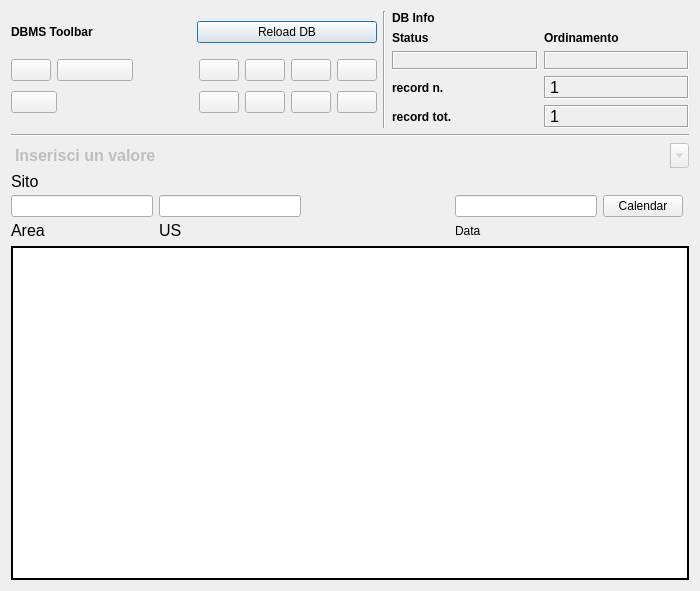
<?xml version="1.0" encoding="UTF-8"?>
<ui version="4.0">
 <class>Dialogiornalediscavo</class>
 <widget class="QDialog" name="Dialogiornalediscavo">
  <property name="geometry">
   <rect>
    <x>0</x>
    <y>0</y>
    <width>700</width>
    <height>591</height>
   </rect>
  </property>
  <property name="minimumSize">
   <size>
    <width>540</width>
    <height>400</height>
   </size>
  </property>
  <property name="windowTitle">
   <string>pyArchInit Gestione Scavi - Archeozoologia Quantificazioni</string>
  </property>
  <property name="windowIcon">
   <iconset resource="../../../../../../.qgis2/python/plugins/prova_con_scheda/modules/gui/resources.qrc">
    <normaloff>:/images/iconSite.png</normaloff>:/images/iconSite.png</iconset>
  </property>
  <layout class="QGridLayout" name="gridLayout_9">
   <item row="0" column="0">
    <layout class="QVBoxLayout" name="verticalLayout_3">
     <item>
      <layout class="QVBoxLayout" name="verticalLayout">
       <item>
        <layout class="QHBoxLayout" name="horizontalLayout">
         <item>
          <layout class="QGridLayout" name="gridLayout_2">
           <item row="0" column="0">
            <widget class="QLabel" name="label_29">
             <property name="font">
              <font>
               <weight>75</weight>
               <bold>true</bold>
              </font>
             </property>
             <property name="text">
              <string>DBMS Toolbar</string>
             </property>
            </widget>
           </item>
           <item row="0" column="1">
            <widget class="QPushButton" name="pushButton_connect">
             <property name="text">
              <string>Reload DB</string>
             </property>
            </widget>
           </item>
           <item row="1" column="0" colspan="2">
            <layout class="QGridLayout" name="gridLayout">
             <item row="0" column="0">
              <widget class="QPushButton" name="pushButton_first_rec">
               <property name="toolTip">
                <string>First rec</string>
               </property>
               <property name="text">
                <string/>
               </property>
               <property name="icon">
                <iconset resource="../../../../../../.qgis2/python/plugins/prova_con_scheda/modules/gui/resources.qrc">
                 <normaloff>:/images/5_leftArrows.png</normaloff>:/images/5_leftArrows.png</iconset>
               </property>
              </widget>
             </item>
             <item row="0" column="1" colspan="2">
              <widget class="QPushButton" name="pushButton_prev_rec">
               <property name="toolTip">
                <string>Prev rec</string>
               </property>
               <property name="text">
                <string/>
               </property>
               <property name="icon">
                <iconset resource="../../../../../../.qgis2/python/plugins/prova_con_scheda/modules/gui/resources.qrc">
                 <normaloff>:/images/4_leftArrow.png</normaloff>:/images/4_leftArrow.png</iconset>
               </property>
              </widget>
             </item>
             <item row="0" column="4">
              <widget class="QPushButton" name="pushButton_next_rec">
               <property name="toolTip">
                <string>Next rec</string>
               </property>
               <property name="text">
                <string/>
               </property>
               <property name="icon">
                <iconset resource="../../../../../../.qgis2/python/plugins/prova_con_scheda/modules/gui/resources.qrc">
                 <normaloff>:/images/6_rightArrow.png</normaloff>:/images/6_rightArrow.png</iconset>
               </property>
              </widget>
             </item>
             <item row="0" column="5">
              <widget class="QPushButton" name="pushButton_last_rec">
               <property name="toolTip">
                <string>Last rec</string>
               </property>
               <property name="text">
                <string/>
               </property>
               <property name="icon">
                <iconset resource="../../../../../../.qgis2/python/plugins/prova_con_scheda/modules/gui/resources.qrc">
                 <normaloff>:/images/7_rightArrows.png</normaloff>:/images/7_rightArrows.png</iconset>
               </property>
              </widget>
             </item>
             <item row="0" column="6">
              <widget class="QPushButton" name="pushButton_new_rec">
               <property name="font">
                <font>
                 <pointsize>9</pointsize>
                </font>
               </property>
               <property name="toolTip">
                <string>New record</string>
               </property>
               <property name="text">
                <string/>
               </property>
               <property name="icon">
                <iconset resource="../../../../../../.qgis2/python/plugins/prova_con_scheda/modules/gui/resources.qrc">
                 <normaloff>:/images/newrec.png</normaloff>:/images/newrec.png</iconset>
               </property>
              </widget>
             </item>
             <item row="0" column="7">
              <widget class="QPushButton" name="pushButton_save">
               <property name="font">
                <font>
                 <pointsize>9</pointsize>
                </font>
               </property>
               <property name="toolTip">
                <string>Save</string>
               </property>
               <property name="text">
                <string/>
               </property>
               <property name="icon">
                <iconset resource="../../../../../../.qgis2/python/plugins/prova_con_scheda/modules/gui/resources.qrc">
                 <normaloff>:/images/b_save.png</normaloff>:/images/b_save.png</iconset>
               </property>
               <property name="autoDefault">
                <bool>false</bool>
               </property>
              </widget>
             </item>
             <item row="1" column="0" colspan="2">
              <widget class="QPushButton" name="pushButton_delete">
               <property name="font">
                <font>
                 <pointsize>9</pointsize>
                </font>
               </property>
               <property name="toolTip">
                <string>Delete record</string>
               </property>
               <property name="text">
                <string/>
               </property>
               <property name="icon">
                <iconset resource="../../../../../../.qgis2/python/plugins/prova_con_scheda/modules/gui/resources.qrc">
                 <normaloff>:/images/delete.png</normaloff>:/images/delete.png</iconset>
               </property>
              </widget>
             </item>
             <item row="1" column="2">
              <spacer name="horizontalSpacer">
               <property name="orientation">
                <enum>Qt::Horizontal</enum>
               </property>
               <property name="sizeHint" stdset="0">
                <size>
                 <width>70</width>
                 <height>30</height>
                </size>
               </property>
              </spacer>
             </item>
             <item row="1" column="4">
              <widget class="QPushButton" name="pushButton_new_search">
               <property name="font">
                <font>
                 <pointsize>9</pointsize>
                </font>
               </property>
               <property name="toolTip">
                <string>new search</string>
               </property>
               <property name="text">
                <string/>
               </property>
               <property name="icon">
                <iconset resource="../../../../../../.qgis2/python/plugins/prova_con_scheda/modules/gui/resources.qrc">
                 <normaloff>:/images/new_search.png</normaloff>:/images/new_search.png</iconset>
               </property>
              </widget>
             </item>
             <item row="1" column="5">
              <widget class="QPushButton" name="pushButton_search_go">
               <property name="font">
                <font>
                 <pointsize>9</pointsize>
                </font>
               </property>
               <property name="toolTip">
                <string>search !!!</string>
               </property>
               <property name="text">
                <string/>
               </property>
               <property name="icon">
                <iconset resource="../../../../../../.qgis2/python/plugins/prova_con_scheda/modules/gui/resources.qrc">
                 <normaloff>:/images/search.png</normaloff>:/images/search.png</iconset>
               </property>
              </widget>
             </item>
             <item row="1" column="6">
              <widget class="QPushButton" name="pushButton_sort">
               <property name="font">
                <font>
                 <pointsize>9</pointsize>
                </font>
               </property>
               <property name="toolTip">
                <string>Order by</string>
               </property>
               <property name="text">
                <string/>
               </property>
               <property name="icon">
                <iconset resource="../../../../../../.qgis2/python/plugins/prova_con_scheda/modules/gui/resources.qrc">
                 <normaloff>:/images/sort.png</normaloff>:/images/sort.png</iconset>
               </property>
              </widget>
             </item>
             <item row="1" column="7">
              <widget class="QPushButton" name="pushButton_view_all">
               <property name="font">
                <font>
                 <pointsize>9</pointsize>
                </font>
               </property>
               <property name="toolTip">
                <string>View alls records</string>
               </property>
               <property name="text">
                <string/>
               </property>
               <property name="icon">
                <iconset resource="../../../../../../.qgis2/python/plugins/prova_con_scheda/modules/gui/resources.qrc">
                 <normaloff>:/images/view_all.png</normaloff>:/images/view_all.png</iconset>
               </property>
              </widget>
             </item>
             <item row="0" column="3">
              <spacer name="horizontalSpacer_2">
               <property name="orientation">
                <enum>Qt::Horizontal</enum>
               </property>
               <property name="sizeHint" stdset="0">
                <size>
                 <width>60</width>
                 <height>20</height>
                </size>
               </property>
              </spacer>
             </item>
            </layout>
           </item>
          </layout>
         </item>
         <item>
          <widget class="Line" name="line_6">
           <property name="orientation">
            <enum>Qt::Vertical</enum>
           </property>
          </widget>
         </item>
         <item>
          <layout class="QGridLayout" name="gridLayout_5">
           <item row="0" column="0">
            <widget class="QLabel" name="label_42">
             <property name="font">
              <font>
               <weight>75</weight>
               <bold>true</bold>
              </font>
             </property>
             <property name="autoFillBackground">
              <bool>true</bool>
             </property>
             <property name="text">
              <string>DB Info</string>
             </property>
            </widget>
           </item>
           <item row="1" column="0">
            <layout class="QGridLayout" name="gridLayout_4">
             <item row="0" column="1">
              <widget class="QLabel" name="label_43">
               <property name="font">
                <font>
                 <pointsize>9</pointsize>
                 <weight>75</weight>
                 <bold>true</bold>
                </font>
               </property>
               <property name="text">
                <string>Ordinamento</string>
               </property>
               <property name="margin">
                <number>0</number>
               </property>
              </widget>
             </item>
             <item row="1" column="0">
              <widget class="QLabel" name="label_status">
               <property name="minimumSize">
                <size>
                 <width>50</width>
                 <height>0</height>
                </size>
               </property>
               <property name="font">
                <font>
                 <pointsize>9</pointsize>
                 <weight>75</weight>
                 <bold>true</bold>
                </font>
               </property>
               <property name="cursor">
                <cursorShape>ForbiddenCursor</cursorShape>
               </property>
               <property name="mouseTracking">
                <bool>false</bool>
               </property>
               <property name="contextMenuPolicy">
                <enum>Qt::DefaultContextMenu</enum>
               </property>
               <property name="frameShape">
                <enum>QFrame::Box</enum>
               </property>
               <property name="frameShadow">
                <enum>QFrame::Sunken</enum>
               </property>
               <property name="text">
                <string/>
               </property>
               <property name="alignment">
                <set>Qt::AlignCenter</set>
               </property>
               <property name="margin">
                <number>0</number>
               </property>
              </widget>
             </item>
             <item row="1" column="1">
              <widget class="QLabel" name="label_sort">
               <property name="minimumSize">
                <size>
                 <width>40</width>
                 <height>0</height>
                </size>
               </property>
               <property name="sizeIncrement">
                <size>
                 <width>40</width>
                 <height>0</height>
                </size>
               </property>
               <property name="baseSize">
                <size>
                 <width>40</width>
                 <height>0</height>
                </size>
               </property>
               <property name="font">
                <font>
                 <pointsize>10</pointsize>
                 <weight>75</weight>
                 <bold>true</bold>
                </font>
               </property>
               <property name="cursor">
                <cursorShape>ForbiddenCursor</cursorShape>
               </property>
               <property name="mouseTracking">
                <bool>false</bool>
               </property>
               <property name="contextMenuPolicy">
                <enum>Qt::DefaultContextMenu</enum>
               </property>
               <property name="frameShape">
                <enum>QFrame::Box</enum>
               </property>
               <property name="frameShadow">
                <enum>QFrame::Sunken</enum>
               </property>
               <property name="text">
                <string/>
               </property>
               <property name="alignment">
                <set>Qt::AlignCenter</set>
               </property>
               <property name="margin">
                <number>0</number>
               </property>
              </widget>
             </item>
             <item row="0" column="0">
              <widget class="QLabel" name="label_34">
               <property name="font">
                <font>
                 <pointsize>9</pointsize>
                 <weight>75</weight>
                 <bold>true</bold>
                </font>
               </property>
               <property name="text">
                <string>Status</string>
               </property>
               <property name="margin">
                <number>0</number>
               </property>
              </widget>
             </item>
            </layout>
           </item>
           <item row="2" column="0">
            <layout class="QGridLayout" name="gridLayout_3">
             <item row="0" column="0">
              <widget class="QLabel" name="label_27">
               <property name="font">
                <font>
                 <pointsize>9</pointsize>
                 <weight>75</weight>
                 <bold>true</bold>
                </font>
               </property>
               <property name="text">
                <string>record n.</string>
               </property>
               <property name="margin">
                <number>0</number>
               </property>
              </widget>
             </item>
             <item row="0" column="1">
              <widget class="QLabel" name="label_rec_corrente">
               <property name="font">
                <font>
                 <family>Microsoft Sans Serif</family>
                 <pointsize>12</pointsize>
                </font>
               </property>
               <property name="cursor">
                <cursorShape>ForbiddenCursor</cursorShape>
               </property>
               <property name="mouseTracking">
                <bool>false</bool>
               </property>
               <property name="contextMenuPolicy">
                <enum>Qt::DefaultContextMenu</enum>
               </property>
               <property name="frameShape">
                <enum>QFrame::Box</enum>
               </property>
               <property name="frameShadow">
                <enum>QFrame::Sunken</enum>
               </property>
               <property name="text">
                <string>1</string>
               </property>
              </widget>
             </item>
             <item row="1" column="0">
              <widget class="QLabel" name="label_28">
               <property name="font">
                <font>
                 <pointsize>9</pointsize>
                 <weight>75</weight>
                 <bold>true</bold>
                </font>
               </property>
               <property name="text">
                <string>record tot.</string>
               </property>
               <property name="margin">
                <number>0</number>
               </property>
              </widget>
             </item>
             <item row="1" column="1">
              <widget class="QLabel" name="label_rec_tot">
               <property name="font">
                <font>
                 <family>Microsoft Sans Serif</family>
                 <pointsize>12</pointsize>
                </font>
               </property>
               <property name="cursor">
                <cursorShape>ForbiddenCursor</cursorShape>
               </property>
               <property name="mouseTracking">
                <bool>false</bool>
               </property>
               <property name="contextMenuPolicy">
                <enum>Qt::DefaultContextMenu</enum>
               </property>
               <property name="frameShape">
                <enum>QFrame::Box</enum>
               </property>
               <property name="frameShadow">
                <enum>QFrame::Sunken</enum>
               </property>
               <property name="text">
                <string>1</string>
               </property>
              </widget>
             </item>
            </layout>
           </item>
          </layout>
         </item>
        </layout>
       </item>
       <item>
        <widget class="Line" name="line_8">
         <property name="font">
          <font>
           <weight>75</weight>
           <bold>true</bold>
          </font>
         </property>
         <property name="orientation">
          <enum>Qt::Horizontal</enum>
         </property>
        </widget>
       </item>
       <item>
        <layout class="QGridLayout" name="gridLayout_7">
         <property name="verticalSpacing">
          <number>4</number>
         </property>
         <item row="0" column="0" rowspan="3" colspan="6">
          <widget class="QComboBox" name="comboBox_sito">
           <property name="enabled">
            <bool>false</bool>
           </property>
           <property name="font">
            <font>
             <pointsize>12</pointsize>
             <weight>75</weight>
             <bold>true</bold>
            </font>
           </property>
           <property name="mouseTracking">
            <bool>true</bool>
           </property>
           <property name="contextMenuPolicy">
            <enum>Qt::NoContextMenu</enum>
           </property>
           <property name="editable">
            <bool>true</bool>
           </property>
           <property name="maxVisibleItems">
            <number>99999</number>
           </property>
           <property name="maxCount">
            <number>2147483647</number>
           </property>
           <property name="frame">
            <bool>false</bool>
           </property>
           <item>
            <property name="text">
             <string>Inserisci un valore</string>
            </property>
           </item>
          </widget>
         </item>
         <item row="4" column="0">
          <widget class="QLabel" name="label">
           <property name="font">
            <font>
             <pointsize>12</pointsize>
            </font>
           </property>
           <property name="text">
            <string>Sito</string>
           </property>
          </widget>
         </item>
         <item row="7" column="1">
          <widget class="QLabel" name="label_8">
           <property name="font">
            <font>
             <pointsize>12</pointsize>
            </font>
           </property>
           <property name="text">
            <string>US</string>
           </property>
           <property name="buddy">
            <cstring>lineEdit_us</cstring>
           </property>
          </widget>
         </item>
         <item row="7" column="0">
          <widget class="QLabel" name="label_7">
           <property name="font">
            <font>
             <pointsize>12</pointsize>
            </font>
           </property>
           <property name="text">
            <string>Area</string>
           </property>
           <property name="buddy">
            <cstring>lineEdit_area</cstring>
           </property>
          </widget>
         </item>
         <item row="5" column="0">
          <widget class="QLineEdit" name="lineEdit_area"/>
         </item>
         <item row="5" column="3">
          <widget class="QLineEdit" name="lineEdit_quadrato"/>
         </item>
         <item row="7" column="3">
          <widget class="QLabel" name="label_2">
           <property name="text">
            <string>Data</string>
           </property>
           <property name="buddy">
            <cstring>lineEdit_quadrato</cstring>
           </property>
          </widget>
         </item>
         <item row="5" column="1">
          <widget class="QLineEdit" name="lineEdit_us">
           <property name="autoFillBackground">
            <bool>false</bool>
           </property>
           <property name="maxLength">
            <number>32776</number>
           </property>
          </widget>
         </item>
         <item row="5" column="2">
          <spacer name="horizontalSpacer_7">
           <property name="orientation">
            <enum>Qt::Horizontal</enum>
           </property>
           <property name="sizeHint" stdset="0">
            <size>
             <width>10</width>
             <height>20</height>
            </size>
           </property>
          </spacer>
         </item>
         <item row="5" column="4">
          <widget class="QPushButton" name="calendar">
           <property name="text">
            <string>Calendar</string>
           </property>
          </widget>
         </item>
        </layout>
       </item>
      </layout>
     </item>
     <item>
      <layout class="QVBoxLayout" name="verticalLayout_2">
       <item>
        <layout class="QGridLayout" name="gridLayout_8">
         <item row="0" column="0">
          <widget class="QTextBrowser" name="giornalescavo">
           <property name="frameShape">
            <enum>QFrame::WinPanel</enum>
           </property>
           <property name="frameShadow">
            <enum>QFrame::Plain</enum>
           </property>
           <property name="lineWrapMode">
            <enum>QTextEdit::WidgetWidth</enum>
           </property>
           <property name="textInteractionFlags">
            <set>Qt::LinksAccessibleByKeyboard|Qt::LinksAccessibleByMouse|Qt::TextBrowserInteraction|Qt::TextEditable|Qt::TextEditorInteraction|Qt::TextSelectableByKeyboard|Qt::TextSelectableByMouse</set>
           </property>
          </widget>
         </item>
        </layout>
       </item>
      </layout>
     </item>
    </layout>
   </item>
  </layout>
 </widget>
 <resources>
  <include location="../../../../../../.qgis2/python/plugins/prova_con_scheda/modules/gui/resources.qrc"/>
 </resources>
 <connections/>
</ui>
